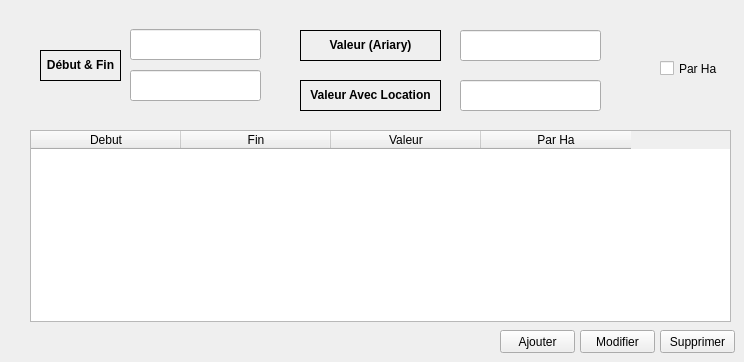
             <widget class="QWidget" name="page_2">
              <widget class="QLineEdit" name="lineEdit_69">
               <property name="geometry">
                <rect>
                 <x>460</x>
                 <y>80</y>
                 <width>141</width>
                 <height>31</height>
                </rect>
               </property>
              </widget>
              <widget class="QPushButton" name="pushButton_37">
               <property name="geometry">
                <rect>
                 <x>580</x>
                 <y>330</y>
                 <width>75</width>
                 <height>23</height>
                </rect>
               </property>
               <property name="text">
                <string>Modifier</string>
               </property>
              </widget>
              <widget class="QLineEdit" name="lineEdit_70">
               <property name="geometry">
                <rect>
                 <x>130</x>
                 <y>29</y>
                 <width>131</width>
                 <height>31</height>
                </rect>
               </property>
              </widget>
              <widget class="QCheckBox" name="checkBox_7">
               <property name="geometry">
                <rect>
                 <x>660</x>
                 <y>60</y>
                 <width>70</width>
                 <height>17</height>
                </rect>
               </property>
               <property name="text">
                <string>Par Ha</string>
               </property>
              </widget>
              <widget class="QLineEdit" name="lineEdit_71">
               <property name="geometry">
                <rect>
                 <x>460</x>
                 <y>30</y>
                 <width>141</width>
                 <height>31</height>
                </rect>
               </property>
              </widget>
              <widget class="QPushButton" name="pushButton_38">
               <property name="geometry">
                <rect>
                 <x>500</x>
                 <y>330</y>
                 <width>75</width>
                 <height>23</height>
                </rect>
               </property>
               <property name="text">
                <string>Ajouter</string>
               </property>
              </widget>
              <widget class="QTableWidget" name="tableWidget_13">
               <property name="geometry">
                <rect>
                 <x>30</x>
                 <y>130</y>
                 <width>701</width>
                 <height>192</height>
                </rect>
               </property>
               <attribute name="horizontalHeaderDefaultSectionSize">
                <number>150</number>
               </attribute>
               <column>
                <property name="text">
                 <string notr="true">Debut</string>
                </property>
               </column>
               <column>
                <property name="text">
                 <string notr="true">Fin</string>
                </property>
               </column>
               <column>
                <property name="text">
                 <string notr="true">Valeur</string>
                </property>
               </column>
               <column>
                <property name="text">
                 <string notr="true">Par Ha</string>
                </property>
               </column>
              </widget>
              <widget class="QPushButton" name="pushButton_39">
               <property name="geometry">
                <rect>
                 <x>660</x>
                 <y>330</y>
                 <width>75</width>
                 <height>23</height>
                </rect>
               </property>
               <property name="text">
                <string>Supprimer</string>
               </property>
              </widget>
              <widget class="QLabel" name="label_84">
               <property name="geometry">
                <rect>
                 <x>300</x>
                 <y>80</y>
                 <width>141</width>
                 <height>31</height>
                </rect>
               </property>
               <property name="frameShape">
                <enum>QFrame::Box</enum>
               </property>
               <property name="text">
                <string>&lt;html&gt;&lt;head/&gt;&lt;body&gt;&lt;p&gt;&lt;span style=&quot; font-weight:600;&quot;&gt;Valeur Avec Location&lt;/span&gt;&lt;/p&gt;&lt;/body&gt;&lt;/html&gt;</string>
               </property>
               <property name="alignment">
                <set>Qt::AlignCenter</set>
               </property>
              </widget>
              <widget class="QLabel" name="label_85">
               <property name="geometry">
                <rect>
                 <x>40</x>
                 <y>50</y>
                 <width>81</width>
                 <height>31</height>
                </rect>
               </property>
               <property name="frameShape">
                <enum>QFrame::Box</enum>
               </property>
               <property name="text">
                <string>&lt;html&gt;&lt;head/&gt;&lt;body&gt;&lt;p&gt;&lt;span style=&quot; font-weight:600;&quot;&gt;Début &amp;amp; Fin&lt;/span&gt;&lt;/p&gt;&lt;/body&gt;&lt;/html&gt;</string>
               </property>
               <property name="alignment">
                <set>Qt::AlignCenter</set>
               </property>
              </widget>
              <widget class="QLineEdit" name="lineEdit_72">
               <property name="geometry">
                <rect>
                 <x>130</x>
                 <y>70</y>
                 <width>131</width>
                 <height>31</height>
                </rect>
               </property>
              </widget>
              <widget class="QLabel" name="label_86">
               <property name="geometry">
                <rect>
                 <x>300</x>
                 <y>30</y>
                 <width>141</width>
                 <height>31</height>
                </rect>
               </property>
               <property name="frameShape">
                <enum>QFrame::Box</enum>
               </property>
               <property name="text">
                <string>&lt;html&gt;&lt;head/&gt;&lt;body&gt;&lt;p&gt;&lt;span style=&quot; font-weight:600;&quot;&gt;Valeur (Ariary)&lt;/span&gt;&lt;/p&gt;&lt;/body&gt;&lt;/html&gt;</string>
               </property>
               <property name="alignment">
                <set>Qt::AlignCenter</set>
               </property>
              </widget>
             </widget>
